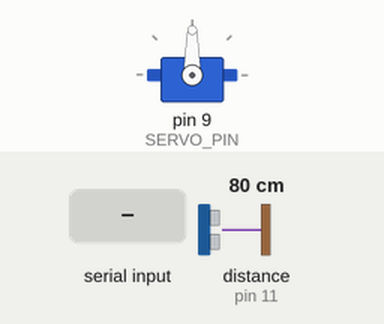
This sketch was run on a simulated Arduino Uno, built with avr-gcc and run on an emulated ATmega328P. On the bench: servo. The inputs (shaded band) are chosen by the test bench; at power-on: distance to the obstacle (sensor on pin 11) 80 cm. The echo pulse lasts 58.3 µs per cm; what the sketch prints to the serial monitor is not drawn.

Above: at 1.2 s.
1.3 s: "1" received over Serial
At 2.0 s:
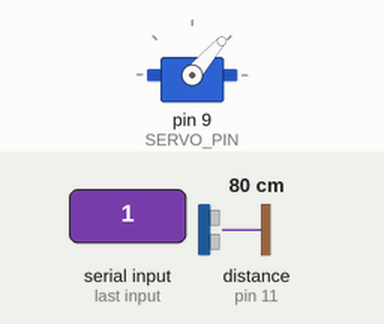
6.0 s: "0" received over Serial
At 7.0 s:
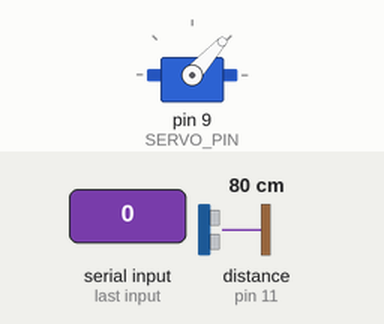
Timing chart, 0 to 9.0 s (numbered marks = the images above; inputs shaded):
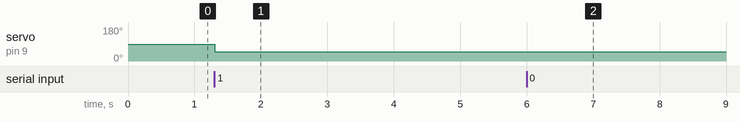

The sketch:

sonar1.ino
```cpp
#include <NewPing.h>
#include <Servo.h>

#define TRIGGER_PIN   10
#define ECHO_PIN      11
#define SERVO_PIN     9

#define MAX_DISTANCE 100

#ifdef SERVO_PIN
Servo   servo;
#endif
NewPing sonar(TRIGGER_PIN, ECHO_PIN, MAX_DISTANCE);

void setup() {
  Serial.begin(9600);
  #ifdef SERVO_PIN
  servo.attach(SERVO_PIN);
  servo.write(90);
  #endif
}

void loop() {
  delay(6);
  //write value
  Serial.write(sonar.ping_cm());
  #ifdef SERVO_PIN
  if (Serial.available() > 0)
  {
    //read angle
    servo.write(Serial.read());
    Serial.flush();
  }
  #endif
}
```

Measured:
- after the input at 1.3 s, servo on pin 9 (SERVO_PIN): 90° → 49° at once
- after the input at 6.0 s, servo on pin 9 (SERVO_PIN): 49° → 48° at once
